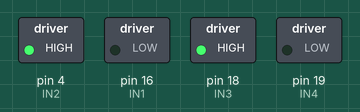
Recording of a sketch running on a simulated Arduino Mega 2560, built with avr-gcc and run on an emulated ATmega2560. On the bench: switched loads named in the sketch (green lamp = pin HIGH). What the sketch prints to the serial monitor is not drawn.

Above: at 0.1 s.
Timing chart, 0 to 1.6 s (numbered marks = the images above):
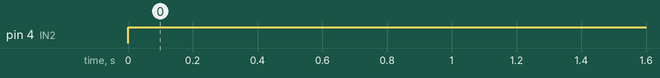

The sketch:

OneMotorTest.ino
```cpp
// This alternate version of the code does not require
// atomic.h. Instead, interrupts() and noInterrupts()
// are used. Please use this code if your
// platform does not support ATOMIC_BLOCK.

#define ENCA 36 // YELLOW
#define ENCB 39 // WHITE
//#define PWM 17
#define IN2 4
#define IN1 16
#define IN3 18
#define IN4 19

volatile int posi = 0; // specify posi as volatile: https://www.arduino.cc/reference/en/language/variables/variable-scope-qualifiers/volatile/
long prevT = 0;
float eprev = 0;
float eintegral = 0;

void setup() {
  Serial.begin(9600);
  pinMode(ENCA,INPUT);
  pinMode(ENCB,INPUT);
  attachInterrupt(digitalPinToInterrupt(ENCA),readEncoder,RISING);

  //pinMode(PWM,OUTPUT);
  pinMode(IN1,OUTPUT);
  pinMode(IN2,OUTPUT);
  pinMode(IN3,OUTPUT);
  pinMode(IN4,OUTPUT);

  digitalWrite(IN1, HIGH);
  digitalWrite(IN2, LOW);
  digitalWrite(IN3, HIGH);
  digitalWrite(IN4, LOW);


  Serial.println("target pos");
}

void loop() {

  // set target position
  int target = 12800;
  //int target = 250*sin(prevT/1e6);

  // PID constants
  float kp = 1;
  float kd = 0.025;
  float ki = 0.0;

  // time difference
  long currT = micros();
  float deltaT = ((float) (currT - prevT))/( 1.0e6 );
  prevT = currT;

  // Read the position
  int pos = 0;
  noInterrupts(); // disable interrupts temporarily while reading
  pos = posi;
  interrupts(); // turn interrupts back on

  // error
  int e = pos - target;

  // derivative
  float dedt = (e-eprev)/(deltaT);

  // integral
  eintegral = eintegral + e*deltaT;

  // control signal
  float u = kp*e + kd*dedt + ki*eintegral;

  // motor power
  float pwr = fabs(u);
  if( pwr > 255 ){
    pwr = 255;
  }

  // motor direction
  int dir = 1;
  if(u<0){
    dir = -1;
  }

  // signal the motor
  setMotor(dir,pwr,IN1,IN2);


  // store previous error
  eprev = e;

  Serial.print(target);
  Serial.print(" ");
  Serial.print(pos);
  Serial.println();
}

void setMotor(int dir, int pwmVal, int in1, int in2){
  //analogWrite(pwm,pwmVal);
  if(dir == 1){
    analogWrite(in1,pwmVal);
    digitalWrite(in2,LOW);
  }
  else if(dir == -1){
    digitalWrite(in1,LOW);
    analogWrite(in2,pwmVal);
  }
  else{
    digitalWrite(in1,LOW);
    digitalWrite(in2,LOW);
  }
}

void readEncoder(){
  int b = digitalRead(ENCB);
  if(b > 0){
    posi++;
  }
  else{
    posi--;
  }
}
```

Measured:
- by itself, pin 4 (IN2): LOW → HIGH at 0.00 s
